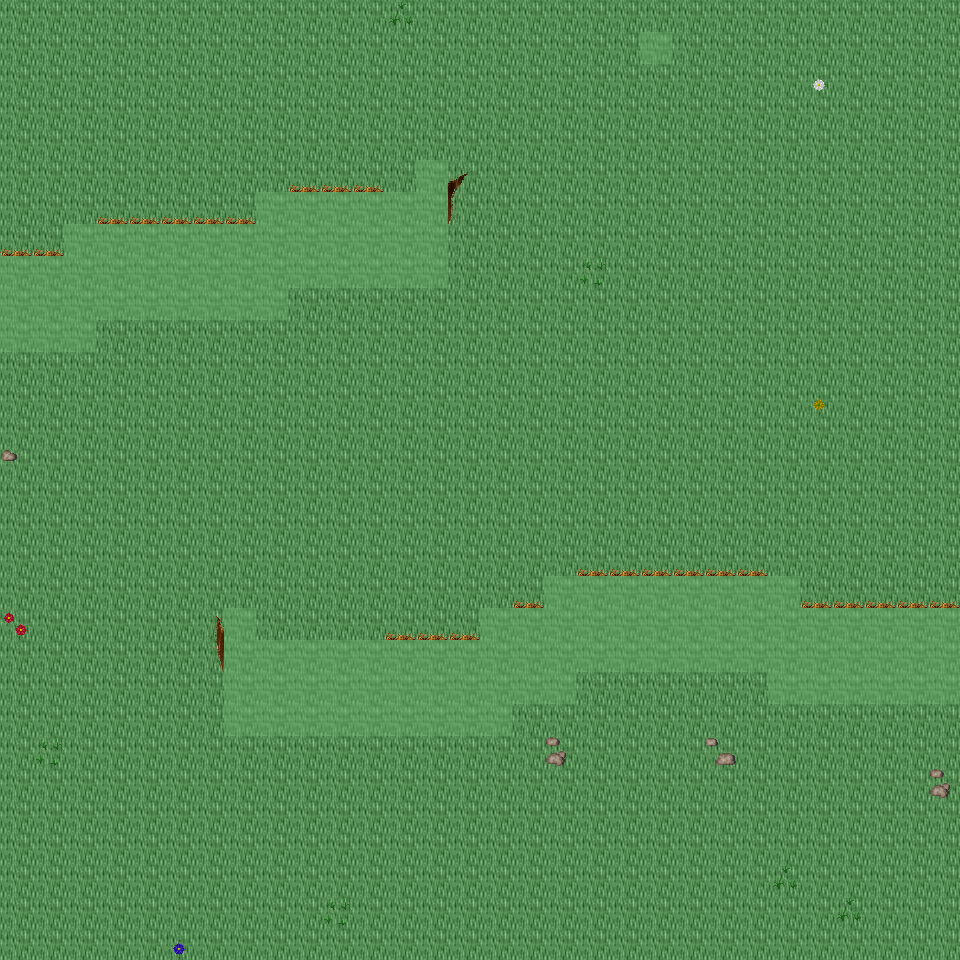

A 2D game scene composited from a Tiled map and its tileset images. What follows is a short description and the map's XML, with each tile layer's data collapsed to a summary:
An orthogonal 30x30 tile map with 32x32 px tiles, 6 tile layers (Ground, Object, Object2, Above, ...), 32 tilesets and 6 objects (6x mapExit).

<map version="1.0" orientation="orthogonal" renderorder="right-down" width="30" height="30" tilewidth="32" tileheight="32" nextobjectid="7">
  <tileset firstgid="1" name="tileset_ground_ground" tilewidth="32" tileheight="32" tilecount="33" columns="3">
    <image source="../drawable/tileset_ground_ground.png" width="96" height="352" />
  </tileset>
  <tileset firstgid="34" name="tileset_ground_ground_2" tilewidth="32" tileheight="32" tilecount="4" columns="4">
    <image source="../drawable/tileset_ground_ground_2.png" width="128" height="32" />
  </tileset>
  <tileset firstgid="38" name="tileset_ground_water_pool" tilewidth="32" tileheight="32" tilecount="72" columns="3">
    <image source="../drawable/tileset_ground_water_pool.png" width="96" height="768" />
  </tileset>
  <tileset firstgid="110" name="tileset_ground_ridge_earth_dark" tilewidth="32" tileheight="32" tilecount="96" columns="12">
    <image source="../drawable/tileset_ground_ridge_earth_dark.png" width="384" height="256" />
  </tileset>
  <tileset firstgid="206" name="tileset_plant_grasses" tilewidth="32" tileheight="32" tilecount="6" columns="3">
    <image source="../drawable/tileset_plant_grasses.png" width="96" height="64" />
  </tileset>
  <tileset firstgid="212" name="tileset_ground_rock_pebbles" tilewidth="32" tileheight="32" tilecount="3" columns="1">
    <image source="../drawable/tileset_ground_rock_pebbles.png" width="32" height="96" />
  </tileset>
  <tileset firstgid="215" name="tileset_plant_flower_daisy_yellow" tilewidth="32" tileheight="32" tilecount="8" columns="2">
    <image source="../drawable/tileset_plant_flower_daisy_yellow.png" width="64" height="128" />
  </tileset>
  <tileset firstgid="223" name="tileset_plant_flower_daisy_white" tilewidth="32" tileheight="32" tilecount="8" columns="2">
    <image source="../drawable/tileset_plant_flower_daisy_white.png" width="64" height="128" />
  </tileset>
  <tileset firstgid="231" name="tileset_ground_grass_edges" tilewidth="32" tileheight="32" tilecount="36" columns="12">
    <image source="../drawable/tileset_ground_grass_edges.png" width="384" height="96" />
  </tileset>
  <tileset firstgid="267" name="tileset_ground_earth_edges" tilewidth="32" tileheight="32" tilecount="18" columns="6">
    <image source="../drawable/tileset_ground_earth_edges.png" width="192" height="96" />
  </tileset>
  <tileset firstgid="285" name="tileset_ground_grass_corners" tilewidth="32" tileheight="32" tilecount="24" columns="6">
    <image source="../drawable/tileset_ground_grass_corners.png" width="192" height="128" />
  </tileset>
  <tileset firstgid="309" name="tileset_ground_square_paving" tilewidth="32" tileheight="32" tilecount="1" columns="1">
    <image source="../drawable/tileset_ground_square_paving.png" width="32" height="32" />
  </tileset>
  <tileset firstgid="310" name="tileset_plant_flower_daisy_red" tilewidth="32" tileheight="32" tilecount="8" columns="2">
    <image source="../drawable/tileset_plant_flower_daisy_red.png" width="64" height="128" />
  </tileset>
  <tileset firstgid="318" name="tileset_plant_flower_daisy_blue" tilewidth="32" tileheight="32" tilecount="8" columns="2">
    <image source="../drawable/tileset_plant_flower_daisy_blue.png" width="64" height="128" />
  </tileset>
  <tileset firstgid="326" name="tileset_plant_tree_tree_darkgreen" tilewidth="32" tileheight="32" tilecount="88" columns="8">
    <image source="../drawable/tileset_plant_tree_tree_darkgreen.png" width="256" height="352" />
  </tileset>
  <tileset firstgid="414" name="tileset_object_well" tilewidth="32" tileheight="32" tilecount="4" columns="2">
    <image source="../drawable/tileset_object_well.png" width="64" height="64" />
  </tileset>
  <tileset firstgid="418" name="tileset_plant_bush_bushes" tilewidth="32" tileheight="32" tilecount="10" columns="5">
    <image source="../drawable/tileset_plant_bush_bushes.png" width="160" height="64" />
  </tileset>
  <tileset firstgid="428" name="tileset_ground_eye" tilewidth="32" tileheight="32" tilecount="9" columns="3">
    <image source="../drawable/tileset_ground_eye.png" width="96" height="96" />
  </tileset>
  <tileset firstgid="437" name="tileset_plant_stump_rectangular" tilewidth="32" tileheight="32" tilecount="4" columns="2">
    <image source="../drawable/tileset_plant_stump_rectangular.png" width="64" height="64" />
  </tileset>
  <tileset firstgid="441" name="tileset_item_gothic_large_gravestone" tilewidth="32" tileheight="32" tilecount="9" columns="3">
    <image source="../drawable/tileset_item_gothic_large_gravestone.png" width="96" height="96" />
  </tileset>
  <tileset firstgid="450" name="tileset_logic_collision" tilewidth="32" tileheight="32" tilecount="1" columns="1">
    <image source="../drawable/tileset_logic_collision.png" width="32" height="32" />
  </tileset>
  <tileset firstgid="451" name="tileset_logic_item_herb" tilewidth="32" tileheight="32" tilecount="5" columns="5">
    <image source="../drawable/tileset_logic_item_herb.png" width="160" height="32" />
  </tileset>
  <tileset firstgid="456" name="tileset_ground_rock_rubble" tilewidth="32" tileheight="32" tilecount="9" columns="3">
    <image source="../drawable/tileset_ground_rock_rubble.png" width="96" height="96" />
  </tileset>
  <tileset firstgid="465" name="tileset_ground_rock_rocks_3" tilewidth="32" tileheight="32" tilecount="16" columns="4">
    <image source="../drawable/tileset_ground_rock_rocks_3.png" width="128" height="128" />
  </tileset>
  <tileset firstgid="481" name="tileset_ground_rock_large_boulder" tilewidth="32" tileheight="32" tilecount="9" columns="3">
    <image source="../drawable/tileset_ground_rock_large_boulder.png" width="96" height="96" />
  </tileset>
  <tileset firstgid="490" name="tileset_ground_rock_large_pebble" tilewidth="32" tileheight="32" tilecount="2" columns="2">
    <image source="../drawable/tileset_ground_rock_large_pebble.png" width="64" height="32" />
  </tileset>
  <tileset firstgid="492" name="tileset_ground_rock_rocks_2" tilewidth="32" tileheight="32" tilecount="4" columns="2">
    <image source="../drawable/tileset_ground_rock_rocks_2.png" width="64" height="64" />
  </tileset>
  <tileset firstgid="496" name="tileset_ground_green_paving" tilewidth="32" tileheight="32" tilecount="18" columns="3">
    <image source="../drawable/tileset_ground_green_paving.png" width="96" height="192" />
  </tileset>
  <tileset firstgid="514" name="tileset_logic_protection" tilewidth="32" tileheight="32" tilecount="2" columns="2">
    <image source="../drawable/tileset_logic_protection.png" width="64" height="32" />
  </tileset>
  <tileset firstgid="516" name="tileset_building_castle" tilewidth="32" tileheight="32" tilecount="320" columns="20">
    <image source="../drawable/tileset_building_castle.png" width="640" height="512" />
  </tileset>
  <tileset firstgid="836" name="tileset_logic_creature_ogre" tilewidth="32" tileheight="32" tilecount="4" columns="4">
    <image source="../drawable/tileset_logic_creature_ogre.png" width="128" height="32" />
  </tileset>
  <tileset firstgid="840" name="tileset_logic_creature_troll" tilewidth="32" tileheight="32" tilecount="4" columns="4">
    <image source="../drawable/tileset_logic_creature_troll.png" width="128" height="32" />
  </tileset>
  <layer name="Ground" width="30" height="30">
    <data>[900 cells, 900 non-empty, 1 distinct tile ids]</data>
  </layer>
  <layer name="Object" width="30" height="30">
    <data>[900 cells, 161 non-empty, 36 distinct tile ids]</data>
  </layer>
  <layer name="Object2" width="30" height="30">
    <data>[900 cells, 1 non-empty, 1 distinct tile ids]</data>
  </layer>
  <layer name="Above" width="30" height="30">
    <data>[900 cells, 5 non-empty, 1 distinct tile ids]</data>
  </layer>
  <layer name="Above2" width="30" height="30">
    <data>[900 cells, 0 non-empty, 0 distinct tile ids]</data>
  </layer>
  <layer name="Walkable" width="30" height="30">
    <data>[900 cells, 119 non-empty, 1 distinct tile ids]</data>
  </layer>
  <objectgroup name="MapEvents">
    <object id="1" name="north" type="mapExit" x="0" y="0" width="960" height="32">
      <properties>
        <property name="map" value="level_0_x121_y93" />
        <property name="x" value="0" />
        <property name="y" value="28" />
      </properties>
    </object>
    <object id="2" name="south" type="mapExit" x="0" y="928" width="960" height="32">
      <properties>
        <property name="map" value="level_0_x121_y95" />
        <property name="x" value="0" />
        <property name="y" value="1" />
      </properties>
    </object>
    <object id="3" name="west" type="mapExit" x="0" y="0" width="32" height="256">
      <properties>
        <property name="map" value="level_0_x120_y94" />
        <property name="x" value="28" />
        <property name="y" value="0" />
      </properties>
    </object>
    <object id="4" name="west2" type="mapExit" x="0" y="352" width="32" height="608">
      <properties>
        <property name="map" value="level_0_x120_y94" />
        <property name="x" value="28" />
        <property name="y" value="11" />
      </properties>
    </object>
    <object id="5" name="east" type="mapExit" x="928" y="0" width="32" height="608">
      <properties>
        <property name="map" value="level_0_x122_y94" />
        <property name="x" value="1" />
        <property name="y" value="0" />
      </properties>
    </object>
    <object id="6" name="east2" type="mapExit" x="928" y="704" width="32" height="256">
      <properties>
        <property name="map" value="level_0_x122_y94" />
        <property name="x" value="1" />
        <property name="y" value="22" />
      </properties>
    </object>
  </objectgroup>
</map>
